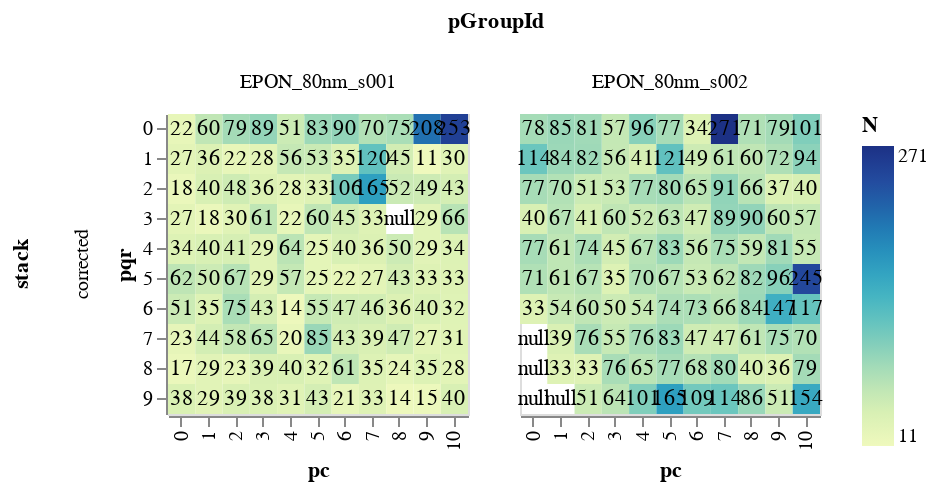

Notebook cell for this chart:
### Markdown cell above
#### North-South point matches

### Code cell
icatapi.plotting.plot_matches_within_section(df_matches,
                                             direction='north-south',
                                             width=150,
                                             height=150)

### Figure 1 — Vega-Lite specification as saved in the notebook (floating-point values rounded to 4 significant figures; data arrays with more than 128 entries replaced by an {"elided": "..."} marker saying what was removed)
{"config": {"view": {"continuousWidth": 400, "continuousHeight": 300}}, "data": {"name": "data-34d47b8bd38884178c0e6b3e63f29b6f"}, "facet": {"column": {"field": "pGroupId", "type": "nominal"}, "row": {"field": "stack", "type": "nominal"}}, "spec": {"layer": [{"mark": "rect", "encoding": {"color": {"field": "N", "type": "quantitative"}, "x": {"field": "pc", "type": "ordinal"}, "y": {"field": "pqr", "type": "ordinal"}}, "height": 150, "width": 150}, {"mark": {"type": "text", "baseline": "middle"}, "encoding": {"text": {"field": "N", "type": "quantitative"}, "x": {"field": "pc", "type": "ordinal"}, "y": {"field": "pqr", "type": "ordinal"}}}]}, "$schema": "https://vega.github.io/schema/vega-lite/v4.17.0.json", "datasets": {"data-34d47b8bd38884178c0e6b3e63f29b6f": {"elided": "220 records"}}}
